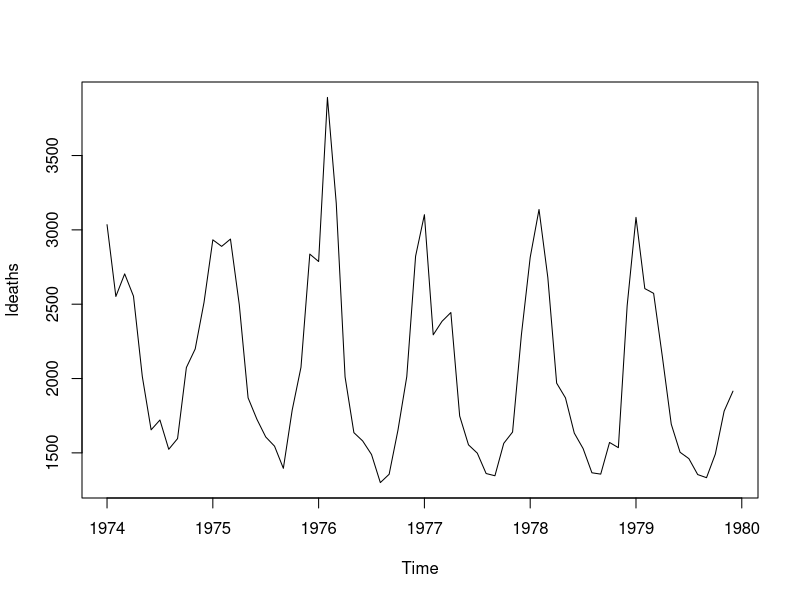
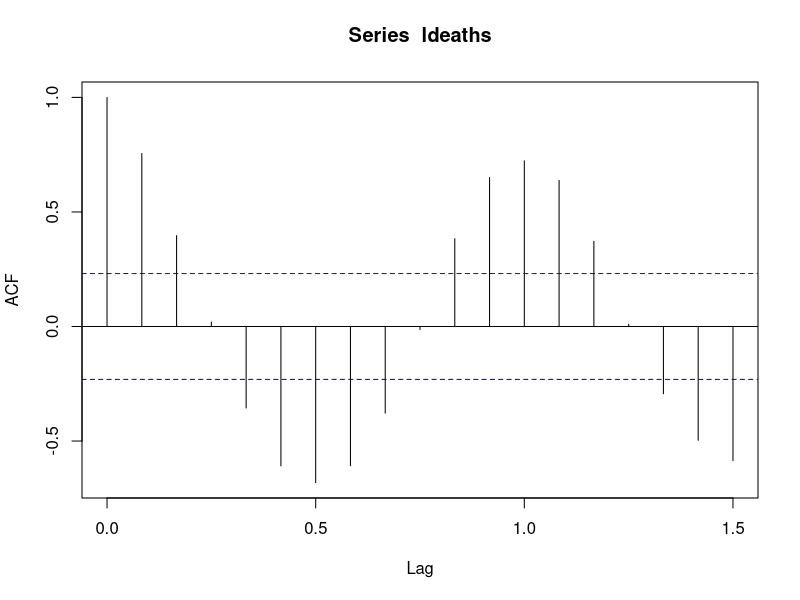
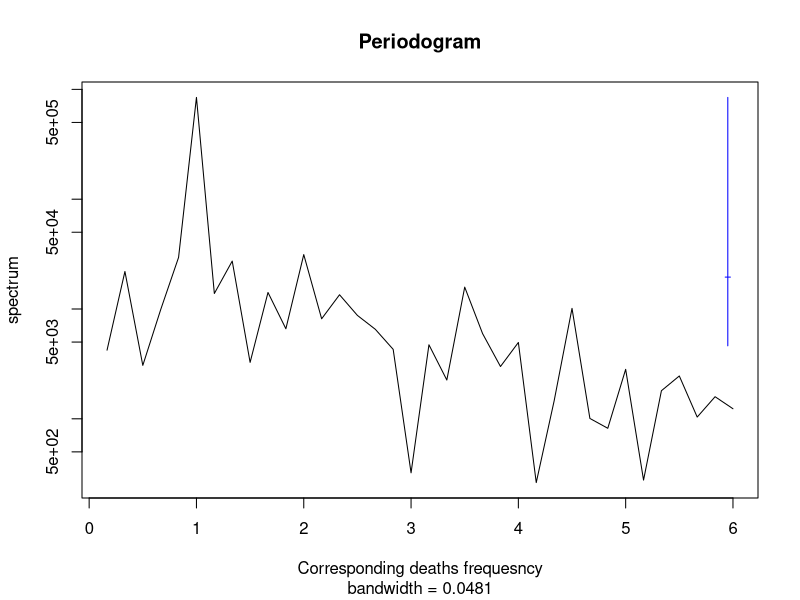
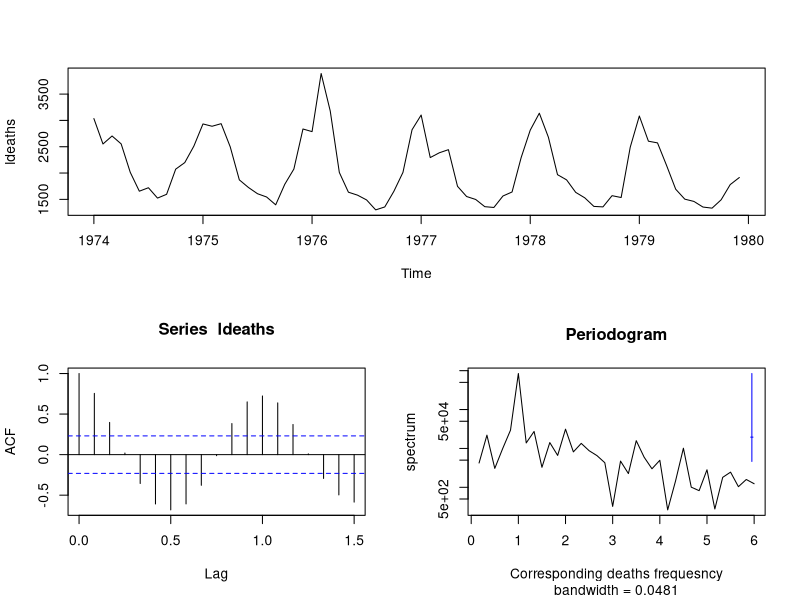
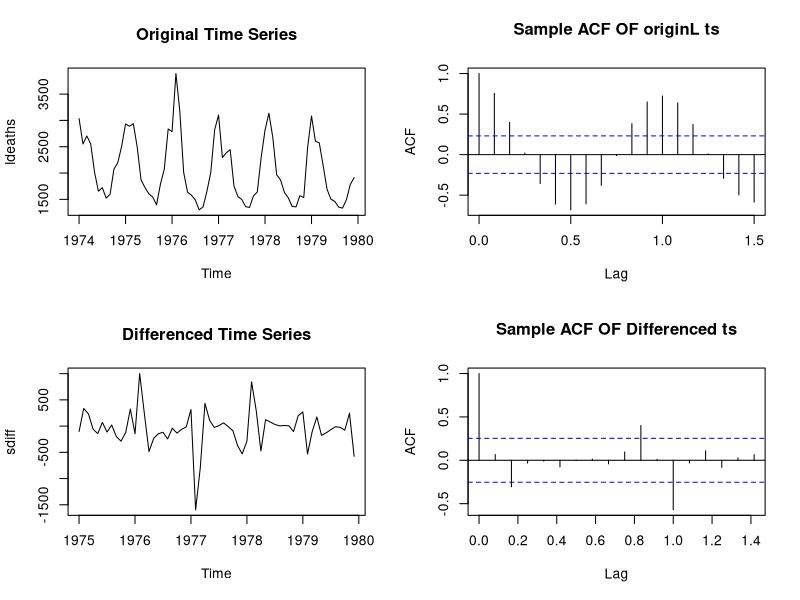

These figures' R source, in order:
#Identifying Seasonality

#Removing Seasonality

# we will use a inbuilt death data named ldeaths

ldeaths
#Method 1

plot(ldeaths)
par(mfrow=c(1,1))

#seasonality trend may be there occuring after 12 months

#Method 2 acf plot

acf(ldeaths)


#Spectrum

spectrum(ldeaths,main="Periodogram",xlab="Corresponding deaths frequesncy")


#Combining plots

m <- matrix(c(1,2,1,3),2,2)
m
x=layout(m);x
plot(ldeaths)
acf(ldeaths)
spectrum(ldeaths,main="Periodogram",xlab="Corresponding deaths frequesncy")



par(mfrow=c(1,1))




#Removing Seasonality Trend

#Differencing with lag 12

sdiff <- diff(ldeaths,lag=12,differences = 1)
sdiff


par(mfrow=c(2,2))

plot(ldeaths,main="Original Time Series")
acf(ldeaths,main="Sample ACF OF originL ts")

plot(sdiff,main="Differenced Time Series")
acf(sdiff,main="Sample ACF OF Differenced ts")
